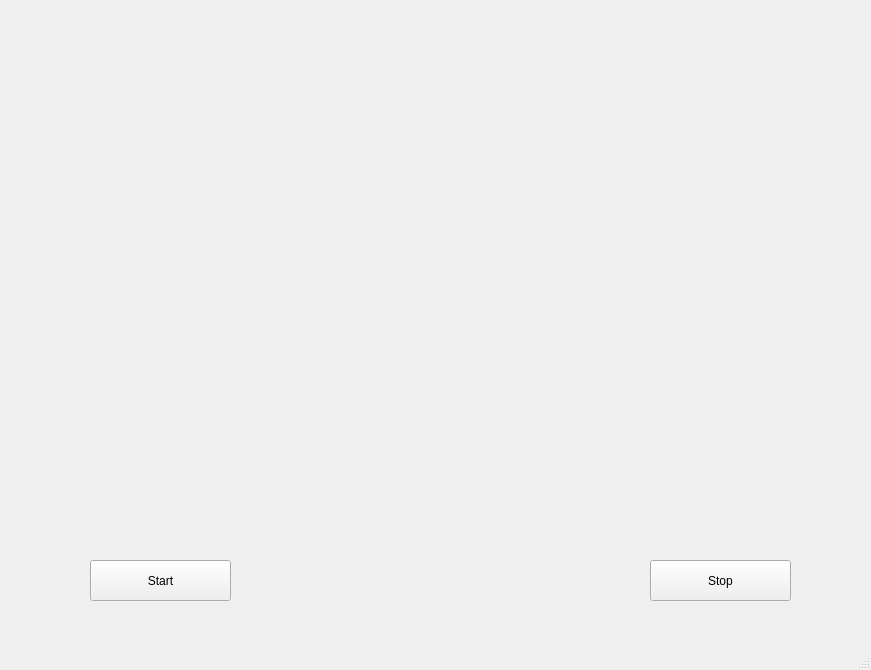
<?xml version="1.0" encoding="UTF-8"?>
<ui version="4.0">
 <class>MainWindow</class>
 <widget class="QMainWindow" name="MainWindow">
  <property name="geometry">
   <rect>
    <x>0</x>
    <y>0</y>
    <width>871</width>
    <height>670</height>
   </rect>
  </property>
  <property name="windowTitle">
   <string>WebCam Viewer</string>
  </property>
  <widget class="QWidget" name="centralwidget">
   <widget class="QLabel" name="WebCam">
    <property name="geometry">
     <rect>
      <x>14</x>
      <y>15</y>
      <width>841</width>
      <height>531</height>
     </rect>
    </property>
    <property name="text">
     <string/>
    </property>
    <property name="pixmap">
     <pixmap>../../../OpenCv/lena.jpg</pixmap>
    </property>
    <property name="scaledContents">
     <bool>true</bool>
    </property>
   </widget>
   <widget class="QPushButton" name="Start_button">
    <property name="geometry">
     <rect>
      <x>90</x>
      <y>560</y>
      <width>141</width>
      <height>41</height>
     </rect>
    </property>
    <property name="text">
     <string>Start</string>
    </property>
   </widget>
   <widget class="QPushButton" name="Stop_button">
    <property name="geometry">
     <rect>
      <x>650</x>
      <y>560</y>
      <width>141</width>
      <height>41</height>
     </rect>
    </property>
    <property name="text">
     <string>Stop</string>
    </property>
   </widget>
  </widget>
  <widget class="QMenuBar" name="menubar">
   <property name="geometry">
    <rect>
     <x>0</x>
     <y>0</y>
     <width>871</width>
     <height>26</height>
    </rect>
   </property>
  </widget>
  <widget class="QStatusBar" name="statusbar"/>
 </widget>
 <resources/>
 <connections/>
</ui>
